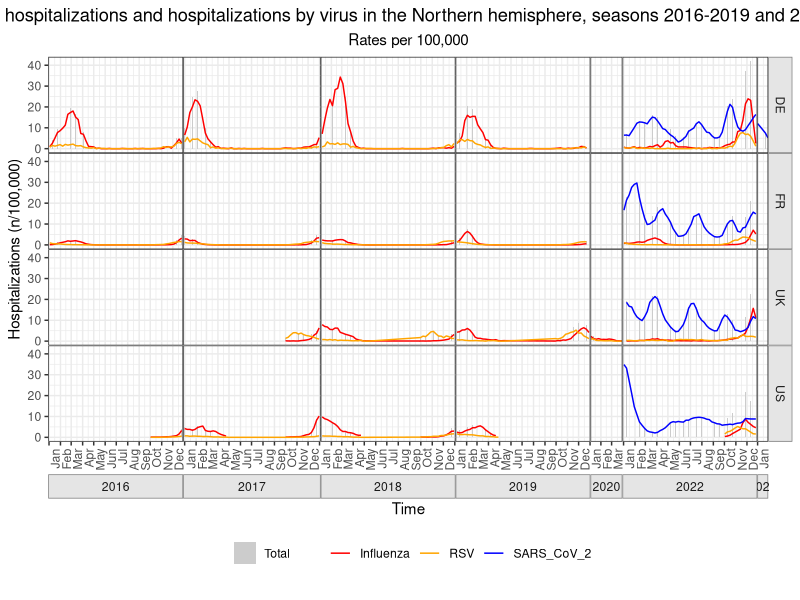

This chart was generated by the following R code: (Note: this script raises an error after producing the figure.)
library(tidyverse)
library(lubridate)

data <- read.csv(file='data/merged_data/merged_data2.csv')

# Overall hospitalization by virus (Influenza, RSV, COVID-19) for the NH and SH 
# (complete time series for full time period: 2016 - 2023)
# Design: line graph
# X-axis: 2016 - 2023 with a second x-axis label that identifies the seasons


# !!!! NOTE TO SELF: THIS CODE NEEDS SERIOUS UPDATING

data$start_date <- as.Date(data$start_date)

date_breaks <- data$start_date
epi <- data$week

breaks_mo <- seq(min(data$start_date), max(data$start_date), by="4 months")


x <- data |> filter(age_group == "ALL") |>
        mutate(hsp_x = ifelse(is.na(hsp_rate_flu)==TRUE, 0, hsp_rate_flu)+
                       ifelse(is.na(hsp_rate_rsv)==TRUE, 0, hsp_rate_rsv)+
                       ifelse(is.na(hsp_rate_covid19)==TRUE, 0, hsp_rate_covid19))


Figure_1_NH <- x |> filter(hemisphere=='NH', age_group=="ALL", data_source!="FluNet - Sentinel") |> 
     filter(country!="UK" | year!=2020 | week<15) |> 
     ggplot()+
     geom_col(mapping=aes(start_date, hsp_x, fill='Total'))+
     geom_line(mapping = aes(start_date, hsp_rate_flu, color="Influenza")) +
     geom_line(mapping = aes(start_date, hsp_rate_rsv, color="RSV")) +
     geom_line(mapping=aes(start_date,hsp_rate_covid19, color='SARS_CoV_2')) +
     scale_color_manual("",
                        breaks = c('Influenza','RSV','SARS_CoV_2', 'Total'),
                        values = c("Influenza"="red", "RSV"="orange",'SARS_CoV_2'='blue'))+
scale_fill_manual('',breaks=c('Total'),values=c('Total'='grey80')) +
     scale_x_date(date_labels="%b", date_breaks="month", expand=c(0.01,0)) +
     facet_grid(country ~ year(start_date), space="free_x", scales="free_x", switch="x") +
     theme_bw() +
     theme(strip.placement = "outside",
           strip.background = element_rect(fill="grey90", color="grey50"),
           panel.spacing=unit(0,"cm"))+
     theme(axis.text.x = element_text(
          angle = 90,
          vjust = 1.2,
          hjust = 1
     ), 
     plot.title=element_text(hjust=0.5),
     plot.subtitle = element_text(hjust=0.5))+
     theme(legend.position = 'bottom')+
     labs(title="Total hospitalizations and hospitalizations by virus in the Northern hemisphere, seasons 2016-2019 and 2022-23",
          subtitle="Rates per 100,000", x="Time", y="Hospitalizations (n/100,000)", caption="")



Figure_1_NH


x <- data |> filter(age_group == "ALL") |>
        mutate(hsp_x = hsp_rate_flu + hsp_rate_rsv) + ifelse(is.na(hsp_rate_covid19) ==
                                                                     TRUE, 0, hsp_rate_covid19)

Figure_1_SH <- x |> filter(hemisphere=='SH', age_group=="ALL") |> 
     #filter(data_source!="AUS DOH") |> 
        ggplot()+
        #geom_col(mapping=aes(start_date, hsp_x, fill='Total'))+
        geom_line(mapping = aes(start_date, hsp_rate_flu, color="Influenza")) +
        geom_line(mapping = aes(start_date, hsp_rate_rsv, color="RSV")) +
        geom_line(mapping=aes(start_date,hsp_rate_covid19, color='SARS_CoV_2')) +
        scale_color_manual("",
                           breaks = c('Influenza','RSV','SARS_CoV_2', 'Total'),
                           values = c("Influenza"="red", "RSV"="orange",'SARS_CoV_2'='blue'))+
        #scale_fill_manual('',breaks=c('Total'),values=c('Total'='grey80')) +
     facet_grid(country ~ year(start_date), space="free_x", scales="free_x", switch="x") +
     theme_bw() +
     theme(strip.placement = "outside",
           strip.background = element_rect(fill="grey90", color="grey50"),
           panel.spacing=unit(0,"cm"))+
     theme(axis.text.x = element_text(
          angle = 90,
          vjust = 1.2,
          hjust = 1
     ), 
     plot.title=element_text(hjust=0.5),
     plot.subtitle = element_text(hjust=0.5))+
     theme(legend.position = 'bottom')+
     labs(title="Total hospitalizations and hospitalizations by virus in the Southern hemisphere, seasons 2016-2019 and 2022-23",
          subtitle="Rates per 100,000", x="Time", y="Hospitalizations (n/100,000)", caption="")

Figure_1_SH

Figure_1_Both <- x |> filter(age_group=="ALL") |> 
     filter(data_source!="AUS DOH", data_source!="FluNet - Sentinel") |> 
     filter(country!="UK" | year!=2020 | week<15) |> 
        ggplot()+
        geom_col(mapping=aes(start_date, hsp_x, fill='Total'))+
        geom_line(mapping = aes(start_date, hsp_rate_flu, color="Influenza")) +
        geom_line(mapping = aes(start_date, hsp_rate_rsv, color="RSV")) +
        geom_line(mapping=aes(start_date,hsp_rate_covid19, color='SARS_CoV_2')) +
        scale_color_manual("",
                           breaks = c('Influenza','RSV','SARS_CoV_2', 'Total'),
                           values = c("Influenza"="red", "RSV"="orange",'SARS_CoV_2'='blue'))+
        scale_fill_manual('',breaks=c('Total'),values=c('Total'='grey80')) +
     scale_x_date(date_labels="%b", date_breaks="month", expand=c(0.01,0)) +
     facet_grid(country ~ year(start_date), space="free_x", scales="free_x", switch="x") +
     theme_bw() +
     theme(strip.placement = "outside",
           strip.background = element_rect(fill="grey90", color="grey50"),
           panel.spacing=unit(0,"cm"))+
     theme(axis.text.x = element_text(
          angle = 90,
          vjust = 1.2,
          hjust = 1
     ), 
     plot.title=element_text(hjust=0.5),
     plot.subtitle = element_text(hjust=0.5))+
     scale_y_sqrt()+
     theme(legend.position = 'bottom')+
     labs(title="Total hospitalizations and hospitalizations by virus in countries of Northern and Southern hemisphere, seasons 2016-2019 and 2022-23",
          subtitle="Rates per 100,000", x="Time", y="Hospitalizations (n/100,000)", caption="")

Figure_1_Both


ggsave(
        'output/Fig 01 - Hospitalization rates per 100k/Figure_1_NH_20220126.png',
        Figure_1_NH,
        width=16,
        height=9
)


ggsave(
        'output/Fig 01 - Hospitalization rates per 100k/Figure_1_SH_20220126.png',
        Figure_1_SH,
        width=16,
        height=9
)

ggsave(
        'output/Fig 01 - Hospitalization rates per 100k/Figure_1_Both_20220126.png',
        Figure_1_Both,
        width=16,
        height=9
)
